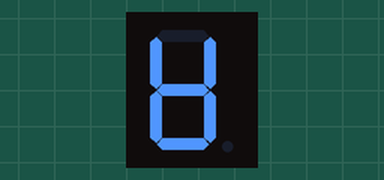
The sketch below on a simulated Arduino Uno, built with avr-gcc and run on an emulated ATmega328P. Parts: 1-digit seven-segment display. Wiring (inferred from the names in the program): 1-digit 7-segment display, segments lit when LOW: segments pin 1, pin 2, pin 3, pin 4, pin 5, pin 6, pin 7. The segment pins are drawn as the display they are named for.

Above: at 0.1 s.
At 1.1 s:
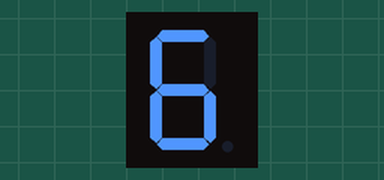
At 2.1 s:
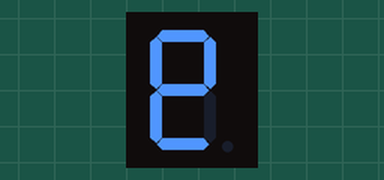
At 3.1 s:
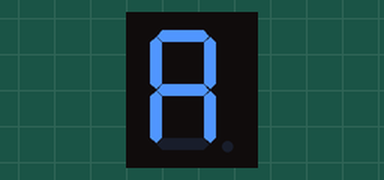
At 5.1 s:
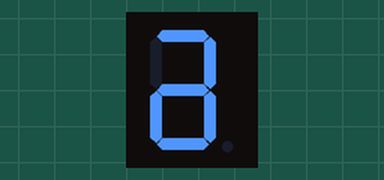
At 6.1 s:
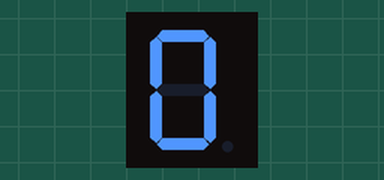

Measured:
- by itself, everything shown: repeats every 7.0 s, in 7 steps
- what the display in image 1 shows lasts 1.0 s, from 1.0 s to 2.0 s

The sketch:

display.ino
```cpp
int a = 1; // Pinleri tanımlıyoruz
int b = 2;
int c = 3;
int d = 4;
int e = 5;
int f = 6;
int g = 7;
void setup()
{
pinMode(a, OUTPUT); // Pinlerin çıkış pini olduğunu belirtiyoruz.
pinMode(b, OUTPUT);
pinMode(c, OUTPUT);
pinMode(d, OUTPUT);
pinMode(e, OUTPUT);
pinMode(f, OUTPUT);
pinMode(g, OUTPUT);
}

void loop()
{
  digitalWrite(a,HIGH);
  digitalWrite(g,LOW);
  delay(1000);
  digitalWrite(b,HIGH);
  digitalWrite(a,LOW);
  delay(1000);

 digitalWrite(c,HIGH);
 digitalWrite(b,LOW);
  delay(1000);

 digitalWrite(d,HIGH);
 digitalWrite(c,LOW);
  delay(1000);

 digitalWrite(e,HIGH);
 digitalWrite(d,LOW);
  delay(1000);

 digitalWrite(f,HIGH);
 digitalWrite(e,LOW);
  delay(1000);

 digitalWrite(g,HIGH);
 digitalWrite(f,LOW);
  delay(1000);


 }
```
